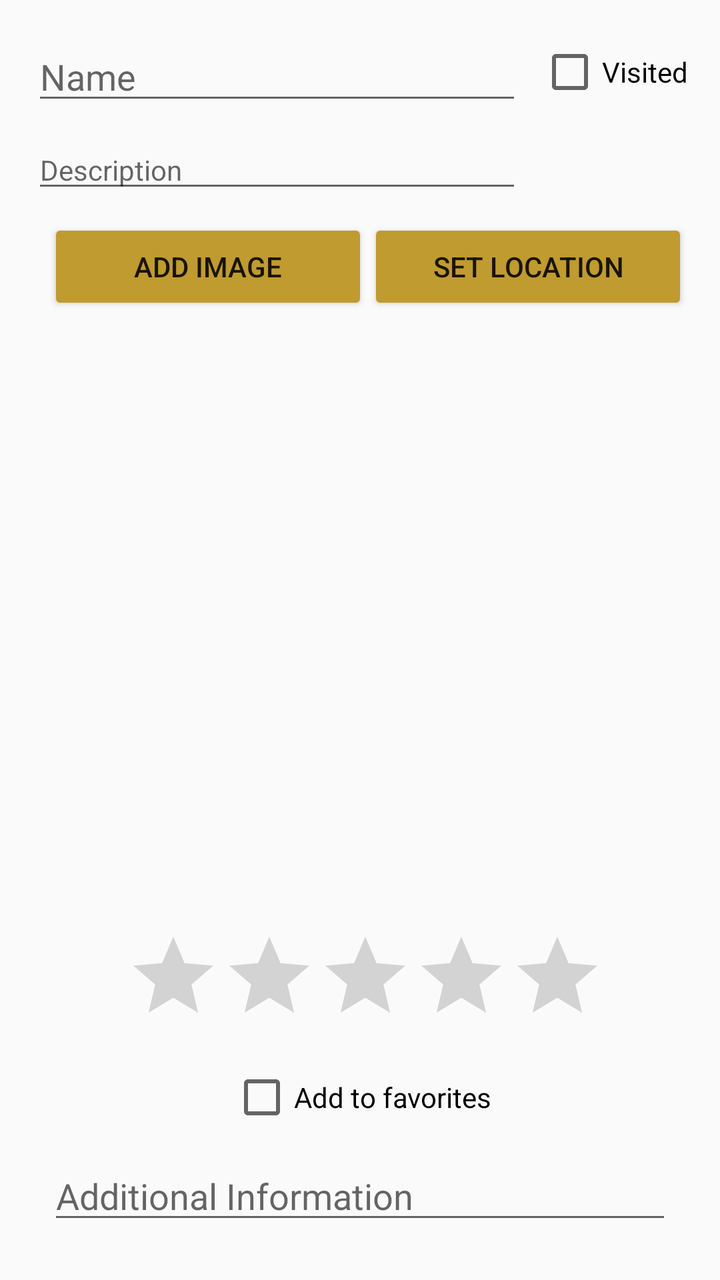
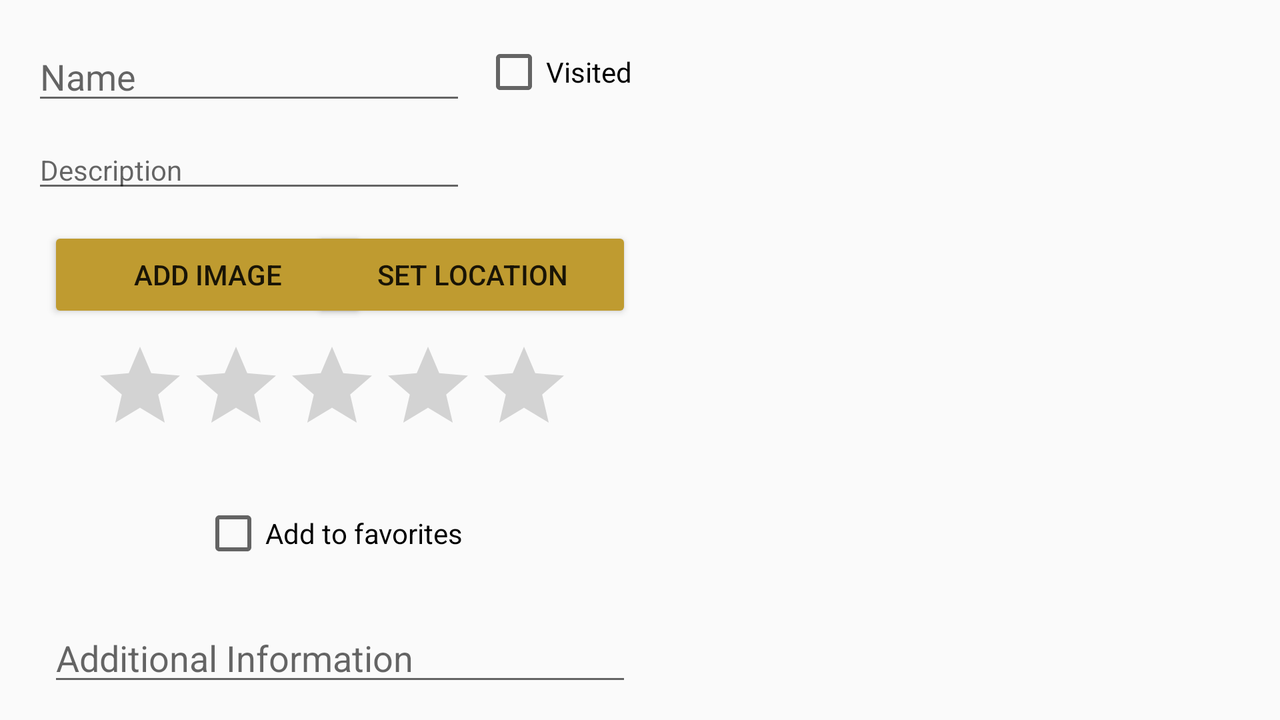

First picture: res/layout/ on a phone held upright. Second picture: the repository's own variant of that layout, on a device whose configuration matches the variant's folder. Source for both follows.
<!-- AndroidManifest.xml: application theme AppTheme -->
<!-- res/layout/content_site_view.xml -->
<?xml version="1.0" encoding="utf-8"?>
<androidx.constraintlayout.widget.ConstraintLayout
    xmlns:android="http://schemas.android.com/apk/res/android"
    xmlns:tools="http://schemas.android.com/tools"
    xmlns:app="http://schemas.android.com/apk/res-auto"
    android:layout_width="match_parent"
    android:layout_height="match_parent"
    app:layout_behavior="@string/appbar_scrolling_view_behavior"
    tools:showIn="@layout/activity_site_view"
    tools:context=".views.site.SiteView" android:padding="8dp">

  <TextView
      android:layout_width="70dp"
      android:layout_height="wrap_content"
      android:ems="10"
      android:id="@+id/siteDateVisited"
      android:textSize="18sp"
      android:clickable="false"
      app:layout_constraintTop_toTopOf="@+id/siteDescription"
      app:layout_constraintBottom_toBottomOf="@+id/siteDescription" app:layout_constraintVertical_bias="0.39"
      app:layout_constraintEnd_toEndOf="parent" app:layout_constraintStart_toStartOf="@+id/siteCheckBox"
      android:layout_marginEnd="8dp" app:layout_constraintHorizontal_bias="0.0" android:layout_marginStart="8dp"/>
  <Button
      android:text="@string/site_set_Location"
      android:layout_width="160sp"
      android:layout_height="wrap_content"
      android:id="@+id/setLocation"
      android:backgroundTint="@color/colorPrimary"
      app:layout_constraintTop_toTopOf="@+id/addImage" app:layout_constraintEnd_toEndOf="parent"
      android:layout_marginEnd="8dp"/>
  <Button
      android:text="@string/site_add_Image"
      android:layout_width="160sp"
      android:layout_height="wrap_content"
      android:id="@+id/addImage"
      style="@style/Widget.AppCompat.Button.Small" android:backgroundTint="@color/colorPrimary"
      android:layout_marginStart="8dp" app:layout_constraintStart_toStartOf="@+id/siteDescription"
      android:layout_marginEnd="8dp" app:layout_constraintEnd_toStartOf="@+id/setLocation"
      app:layout_constraintHorizontal_bias="0.0"
      android:layout_marginTop="8dp" app:layout_constraintTop_toBottomOf="@+id/siteDescription"/>
  <EditText
      android:layout_width="0dp"
      android:layout_height="wrap_content"
      android:inputType="text"
      android:ems="10"
      android:id="@+id/siteTitle"
      app:layout_constraintStart_toStartOf="parent" android:layout_marginStart="8dp"
      android:layout_marginTop="8dp"
      app:layout_constraintTop_toTopOf="parent" android:hint="@string/site_name" android:layout_marginEnd="8dp"
      app:layout_constraintEnd_toStartOf="@+id/siteCheckBox"/>
  <EditText
      android:layout_width="0dp"
      android:layout_height="wrap_content"
      android:inputType="text"
      android:ems="10"
      android:id="@+id/siteDescription"
      android:cursorVisible="true"
      android:textSize="14sp"
      android:layout_marginStart="8dp"
      android:layout_marginTop="8dp"
      android:hint="@string/site_description"
      app:layout_constraintTop_toBottomOf="@+id/siteTitle"
      app:layout_constraintStart_toStartOf="parent"
      android:layout_marginEnd="16dp" app:layout_constraintEnd_toStartOf="@+id/siteDateVisited"/>
  <CheckBox
      android:text="@string/site_checkbox_visited"
      android:layout_width="wrap_content"
      android:layout_height="wrap_content"
      android:id="@+id/siteCheckBox"
      app:layout_constraintTop_toTopOf="@+id/siteTitle" android:layout_marginTop="4dp"
      app:layout_constraintEnd_toEndOf="parent" android:layout_marginEnd="8dp"/>
  <RatingBar
      android:id="@+id/ratingBar"
      android:layout_width="wrap_content"
      android:layout_height="wrap_content"
      android:layout_marginEnd="3dp"
      android:layout_marginStart="8dp"
      android:stepSize=".5"
      app:layout_constraintEnd_toEndOf="parent"
      app:layout_constraintStart_toStartOf="parent"
      app:layout_constraintBottom_toTopOf="@+id/favoritesCheckBox"
      app:layout_constraintTop_toBottomOf="@+id/recyclerViewImages" android:layout_marginTop="8dp"/>
  <CheckBox
      android:text="@string/site_checkbox_favorite"
      android:layout_width="wrap_content"
      android:layout_height="wrap_content"
      android:id="@+id/favoritesCheckBox" app:layout_constraintEnd_toEndOf="parent"
      android:layout_marginStart="8dp"
      app:layout_constraintStart_toStartOf="parent"
      app:layout_constraintBottom_toTopOf="@id/siteAdditionalInfo"
      app:layout_constraintTop_toBottomOf="@id/ratingBar"
      app:layout_constraintHorizontal_bias="0.502" android:layout_marginEnd="8dp"/>
  <EditText
      android:layout_width="match_parent"
      android:layout_height="wrap_content"
      android:inputType="text"
      android:ems="10"
      android:id="@+id/siteAdditionalInfo"
      app:layout_constraintStart_toStartOf="parent" android:layout_marginStart="16dp"
      app:layout_constraintEnd_toEndOf="parent"
      android:hint="@string/site_additionalInfo" android:layout_marginEnd="16dp"
      android:layout_marginBottom="4dp"
      app:layout_constraintBottom_toBottomOf="parent"
      app:layout_constraintTop_toBottomOf="@+id/favoritesCheckBox"/>
  <androidx.recyclerview.widget.RecyclerView
      android:layout_width="0dp"
      android:layout_height="280dp" app:layout_constraintStart_toStartOf="parent"
      android:layout_marginStart="8dp" android:layout_marginEnd="8dp" app:layout_constraintEnd_toEndOf="parent"
      android:id="@+id/recyclerViewImages" android:layout_marginTop="8dp"
      app:layout_constraintTop_toBottomOf="@+id/addImage"
      android:scrollbars="horizontal"/>
</androidx.constraintlayout.widget.ConstraintLayout>
<!-- res/layout/activity_site_view.xml (included above) -->
<?xml version="1.0" encoding="utf-8"?>
<androidx.coordinatorlayout.widget.CoordinatorLayout
    xmlns:android="http://schemas.android.com/apk/res/android"
    xmlns:app="http://schemas.android.com/apk/res-auto"
    xmlns:tools="http://schemas.android.com/tools"
    android:layout_width="match_parent"
    android:layout_height="match_parent"
    tools:context=".views.site.SiteView">

  <com.google.android.material.appbar.AppBarLayout
      android:layout_height="wrap_content"
      android:layout_width="match_parent"
      android:theme="@style/AppTheme.AppBarOverlay">

    <androidx.appcompat.widget.Toolbar
        android:id="@+id/siteToolbar"
        android:layout_width="match_parent"
        android:layout_height="?attr/actionBarSize"
        android:background="?attr/colorPrimary"
        app:popupTheme="@style/AppTheme.PopupOverlay"/>

  </com.google.android.material.appbar.AppBarLayout>

  <include layout="@layout/content_site_view"/>

</androidx.coordinatorlayout.widget.CoordinatorLayout>
<!-- resources referenced by this layout -->
<resources>
  <color name="colorPrimary">#bf9b30</color>
  <string name="site_add_Image">Add Image</string>
  <string name="site_additionalInfo">Additional Information</string>
  <string name="site_checkbox_favorite">Add to favorites</string>
  <string name="site_checkbox_visited">Visited</string>
  <string name="site_description">Description</string>
  <string name="site_name">Name</string>
  <string name="site_set_Location">Set Location</string>
  <style name="AppTheme.AppBarOverlay" parent="ThemeOverlay.AppCompat.Dark.ActionBar" />
  <style name="AppTheme.PopupOverlay" parent="ThemeOverlay.AppCompat.Light" />
  <style name="AppTheme" parent="Theme.AppCompat.Light.DarkActionBar">
      
      <item name="colorPrimary">@color/colorPrimary</item>
      <item name="colorPrimaryDark">@color/colorPrimaryDark</item>
      <item name="colorAccent">@color/colorPrimary</item>
    </style>
  <color name="colorPrimaryDark">#a67c00</color>
</resources>
<!-- res/layout-land/content_site_view.xml (the repository's variant of the layout above) -->
<!-- drawn on the phone turned sideways -->
<?xml version="1.0" encoding="utf-8"?>
<androidx.constraintlayout.widget.ConstraintLayout
    xmlns:android="http://schemas.android.com/apk/res/android"
    xmlns:tools="http://schemas.android.com/tools"
    xmlns:app="http://schemas.android.com/apk/res-auto"
    android:layout_width="match_parent"
    android:layout_height="match_parent"
    app:layout_behavior="@string/appbar_scrolling_view_behavior"
    tools:showIn="@layout/activity_site_view"
    tools:context=".views.site.SiteView" android:padding="8dp">

  <TextView
      android:layout_width="70dp"
      android:layout_height="wrap_content"
      android:ems="10"
      android:id="@+id/siteDateVisited"
      android:textSize="18sp"
      android:clickable="false"
      app:layout_constraintTop_toTopOf="@+id/siteDescription"
      app:layout_constraintBottom_toBottomOf="@+id/siteDescription" app:layout_constraintVertical_bias="0.39"
      app:layout_constraintStart_toStartOf="@+id/siteCheckBox"
      android:layout_marginEnd="8dp" app:layout_constraintHorizontal_bias="0.0" android:layout_marginStart="8dp"
      app:layout_constraintEnd_toStartOf="@+id/recyclerViewImages"/>
  <Button
      android:text="@string/site_set_Location"
      android:layout_width="160sp"
      android:layout_height="wrap_content"
      android:id="@+id/setLocation"
      android:backgroundTint="@color/colorPrimary"
      app:layout_constraintTop_toTopOf="@+id/addImage"
      android:layout_marginEnd="8dp" app:layout_constraintEnd_toStartOf="@+id/recyclerViewImages"/>
  <Button
      android:text="@string/site_add_Image"
      android:layout_width="160sp"
      android:layout_height="wrap_content"
      android:id="@+id/addImage"
      style="@style/Widget.AppCompat.Button.Small" android:backgroundTint="@color/colorPrimary"
      android:layout_marginStart="8dp" app:layout_constraintStart_toStartOf="@+id/siteDescription"
      android:layout_marginEnd="8dp" app:layout_constraintEnd_toStartOf="@+id/setLocation"
      app:layout_constraintHorizontal_bias="0.0"
      android:layout_marginTop="12dp" app:layout_constraintTop_toBottomOf="@+id/siteDescription"/>
  <EditText
      android:layout_width="0dp"
      android:layout_height="wrap_content"
      android:inputType="text"
      android:ems="10"
      android:id="@+id/siteTitle"
      app:layout_constraintStart_toStartOf="parent" android:layout_marginStart="8dp"
      android:layout_marginTop="8dp"
      app:layout_constraintTop_toTopOf="parent" android:hint="@string/site_name" android:layout_marginEnd="8dp"
      app:layout_constraintEnd_toStartOf="@+id/siteCheckBox"/>
  <EditText
      android:layout_width="0dp"
      android:layout_height="wrap_content"
      android:inputType="text"
      android:ems="10"
      android:id="@+id/siteDescription"
      android:cursorVisible="true"
      android:textSize="14sp"
      android:layout_marginStart="8dp"
      android:layout_marginTop="8dp"
      android:hint="@string/site_description"
      app:layout_constraintTop_toBottomOf="@+id/siteTitle"
      app:layout_constraintStart_toStartOf="parent"
      android:layout_marginEnd="16dp" app:layout_constraintEnd_toStartOf="@+id/siteDateVisited"/>
  <CheckBox
      android:text="@string/site_checkbox_visited"
      android:layout_width="wrap_content"
      android:layout_height="wrap_content"
      android:id="@+id/siteCheckBox"
      app:layout_constraintTop_toTopOf="@+id/siteTitle" android:layout_marginTop="4dp"
      android:layout_marginEnd="8dp" app:layout_constraintEnd_toStartOf="@+id/recyclerViewImages"/>
  <RatingBar
      android:id="@+id/ratingBar"
      android:layout_width="wrap_content"
      android:layout_height="wrap_content"
      android:stepSize=".5"
      app:layout_constraintStart_toStartOf="parent"
      app:layout_constraintTop_toBottomOf="@+id/addImage" android:layout_marginStart="8dp"
      app:layout_constraintEnd_toStartOf="@+id/recyclerViewImages" android:layout_marginEnd="8dp"
      android:layout_marginTop="8dp"/>
  <CheckBox
      android:text="@string/site_checkbox_favorite"
      android:layout_width="wrap_content"
      android:layout_height="wrap_content"
      android:id="@+id/favoritesCheckBox"
      android:layout_marginEnd="8dp"
      app:layout_constraintStart_toStartOf="parent"
      app:layout_constraintEnd_toStartOf="@+id/recyclerViewImages" android:layout_marginStart="8dp"
      android:layout_marginTop="8dp" app:layout_constraintTop_toBottomOf="@+id/ratingBar"
      android:layout_marginBottom="8dp" app:layout_constraintBottom_toTopOf="@+id/siteAdditionalInfo"/>
  <EditText
      android:layout_width="0dp"
      android:layout_height="wrap_content"
      android:inputType="text"
      android:ems="10"
      android:id="@+id/siteAdditionalInfo"
      app:layout_constraintStart_toStartOf="parent" android:layout_marginStart="16dp"
      android:hint="@string/site_additionalInfo"
      android:layout_marginBottom="4dp"
      app:layout_constraintBottom_toBottomOf="parent"
      android:layout_marginEnd="8dp" app:layout_constraintEnd_toStartOf="@+id/recyclerViewImages"/>
  <androidx.recyclerview.widget.RecyclerView
      android:layout_width="300dp"
      android:layout_height="0dp"
      android:layout_marginEnd="8dp" app:layout_constraintEnd_toEndOf="parent"
      android:id="@+id/recyclerViewImages"
      android:scrollbars="horizontal" android:layout_marginTop="8dp" app:layout_constraintTop_toTopOf="parent"
      android:layout_marginBottom="8dp" app:layout_constraintBottom_toBottomOf="parent"/>
</androidx.constraintlayout.widget.ConstraintLayout>
<!-- res/layout/content_site_view.xml (included above) -->
<?xml version="1.0" encoding="utf-8"?>
<androidx.constraintlayout.widget.ConstraintLayout
    xmlns:android="http://schemas.android.com/apk/res/android"
    xmlns:tools="http://schemas.android.com/tools"
    xmlns:app="http://schemas.android.com/apk/res-auto"
    android:layout_width="match_parent"
    android:layout_height="match_parent"
    app:layout_behavior="@string/appbar_scrolling_view_behavior"
    tools:showIn="@layout/activity_site_view"
    tools:context=".views.site.SiteView" android:padding="8dp">

  <TextView
      android:layout_width="70dp"
      android:layout_height="wrap_content"
      android:ems="10"
      android:id="@+id/siteDateVisited"
      android:textSize="18sp"
      android:clickable="false"
      app:layout_constraintTop_toTopOf="@+id/siteDescription"
      app:layout_constraintBottom_toBottomOf="@+id/siteDescription" app:layout_constraintVertical_bias="0.39"
      app:layout_constraintEnd_toEndOf="parent" app:layout_constraintStart_toStartOf="@+id/siteCheckBox"
      android:layout_marginEnd="8dp" app:layout_constraintHorizontal_bias="0.0" android:layout_marginStart="8dp"/>
  <Button
      android:text="@string/site_set_Location"
      android:layout_width="160sp"
      android:layout_height="wrap_content"
      android:id="@+id/setLocation"
      android:backgroundTint="@color/colorPrimary"
      app:layout_constraintTop_toTopOf="@+id/addImage" app:layout_constraintEnd_toEndOf="parent"
      android:layout_marginEnd="8dp"/>
  <Button
      android:text="@string/site_add_Image"
      android:layout_width="160sp"
      android:layout_height="wrap_content"
      android:id="@+id/addImage"
      style="@style/Widget.AppCompat.Button.Small" android:backgroundTint="@color/colorPrimary"
      android:layout_marginStart="8dp" app:layout_constraintStart_toStartOf="@+id/siteDescription"
      android:layout_marginEnd="8dp" app:layout_constraintEnd_toStartOf="@+id/setLocation"
      app:layout_constraintHorizontal_bias="0.0"
      android:layout_marginTop="8dp" app:layout_constraintTop_toBottomOf="@+id/siteDescription"/>
  <EditText
      android:layout_width="0dp"
      android:layout_height="wrap_content"
      android:inputType="text"
      android:ems="10"
      android:id="@+id/siteTitle"
      app:layout_constraintStart_toStartOf="parent" android:layout_marginStart="8dp"
      android:layout_marginTop="8dp"
      app:layout_constraintTop_toTopOf="parent" android:hint="@string/site_name" android:layout_marginEnd="8dp"
      app:layout_constraintEnd_toStartOf="@+id/siteCheckBox"/>
  <EditText
      android:layout_width="0dp"
      android:layout_height="wrap_content"
      android:inputType="text"
      android:ems="10"
      android:id="@+id/siteDescription"
      android:cursorVisible="true"
      android:textSize="14sp"
      android:layout_marginStart="8dp"
      android:layout_marginTop="8dp"
      android:hint="@string/site_description"
      app:layout_constraintTop_toBottomOf="@+id/siteTitle"
      app:layout_constraintStart_toStartOf="parent"
      android:layout_marginEnd="16dp" app:layout_constraintEnd_toStartOf="@+id/siteDateVisited"/>
  <CheckBox
      android:text="@string/site_checkbox_visited"
      android:layout_width="wrap_content"
      android:layout_height="wrap_content"
      android:id="@+id/siteCheckBox"
      app:layout_constraintTop_toTopOf="@+id/siteTitle" android:layout_marginTop="4dp"
      app:layout_constraintEnd_toEndOf="parent" android:layout_marginEnd="8dp"/>
  <RatingBar
      android:id="@+id/ratingBar"
      android:layout_width="wrap_content"
      android:layout_height="wrap_content"
      android:layout_marginEnd="3dp"
      android:layout_marginStart="8dp"
      android:stepSize=".5"
      app:layout_constraintEnd_toEndOf="parent"
      app:layout_constraintStart_toStartOf="parent"
      app:layout_constraintBottom_toTopOf="@+id/favoritesCheckBox"
      app:layout_constraintTop_toBottomOf="@+id/recyclerViewImages" android:layout_marginTop="8dp"/>
  <CheckBox
      android:text="@string/site_checkbox_favorite"
      android:layout_width="wrap_content"
      android:layout_height="wrap_content"
      android:id="@+id/favoritesCheckBox" app:layout_constraintEnd_toEndOf="parent"
      android:layout_marginStart="8dp"
      app:layout_constraintStart_toStartOf="parent"
      app:layout_constraintBottom_toTopOf="@id/siteAdditionalInfo"
      app:layout_constraintTop_toBottomOf="@id/ratingBar"
      app:layout_constraintHorizontal_bias="0.502" android:layout_marginEnd="8dp"/>
  <EditText
      android:layout_width="match_parent"
      android:layout_height="wrap_content"
      android:inputType="text"
      android:ems="10"
      android:id="@+id/siteAdditionalInfo"
      app:layout_constraintStart_toStartOf="parent" android:layout_marginStart="16dp"
      app:layout_constraintEnd_toEndOf="parent"
      android:hint="@string/site_additionalInfo" android:layout_marginEnd="16dp"
      android:layout_marginBottom="4dp"
      app:layout_constraintBottom_toBottomOf="parent"
      app:layout_constraintTop_toBottomOf="@+id/favoritesCheckBox"/>
  <androidx.recyclerview.widget.RecyclerView
      android:layout_width="0dp"
      android:layout_height="280dp" app:layout_constraintStart_toStartOf="parent"
      android:layout_marginStart="8dp" android:layout_marginEnd="8dp" app:layout_constraintEnd_toEndOf="parent"
      android:id="@+id/recyclerViewImages" android:layout_marginTop="8dp"
      app:layout_constraintTop_toBottomOf="@+id/addImage"
      android:scrollbars="horizontal"/>
</androidx.constraintlayout.widget.ConstraintLayout>
